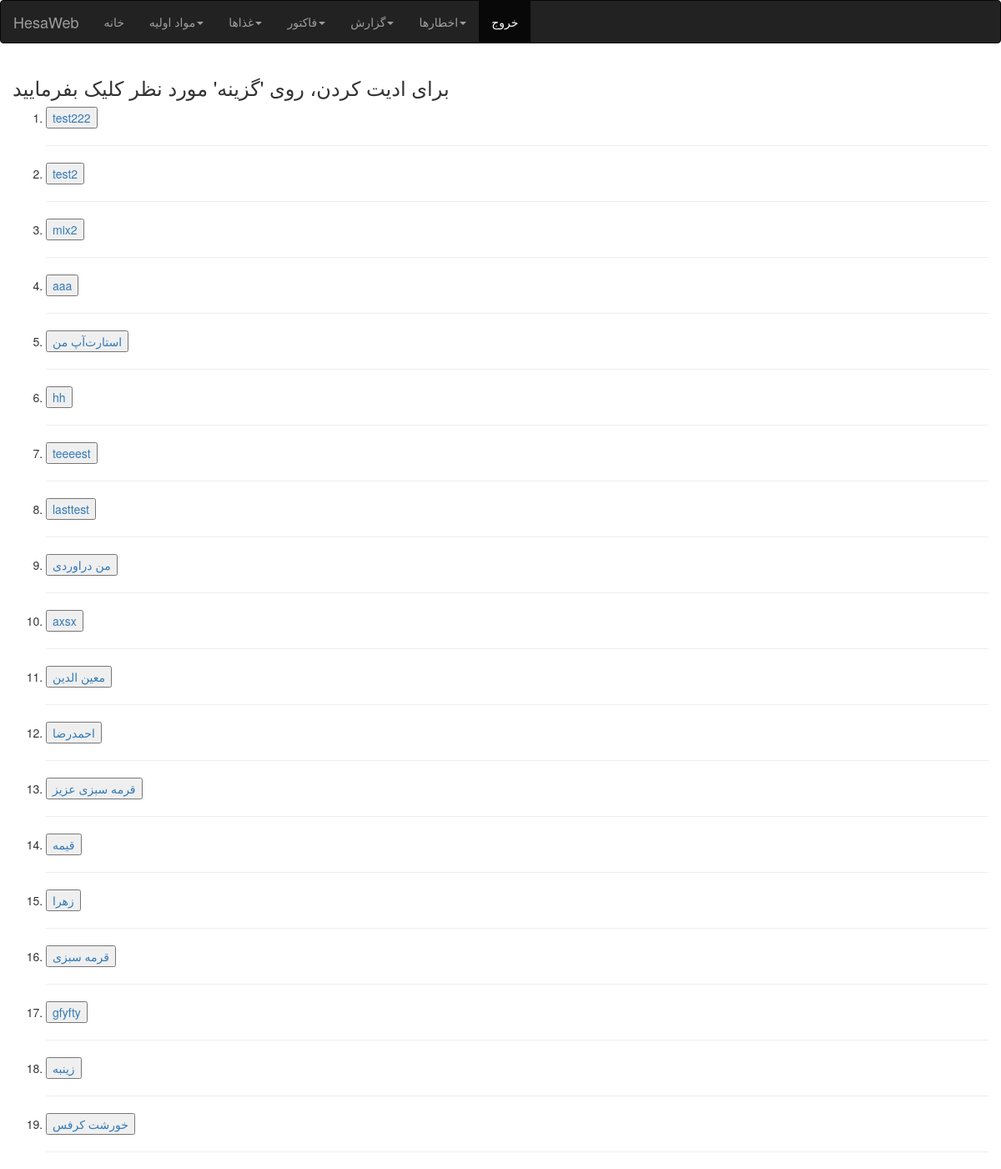
/all/kala (signed in), run on an earlier commit of the app's database.
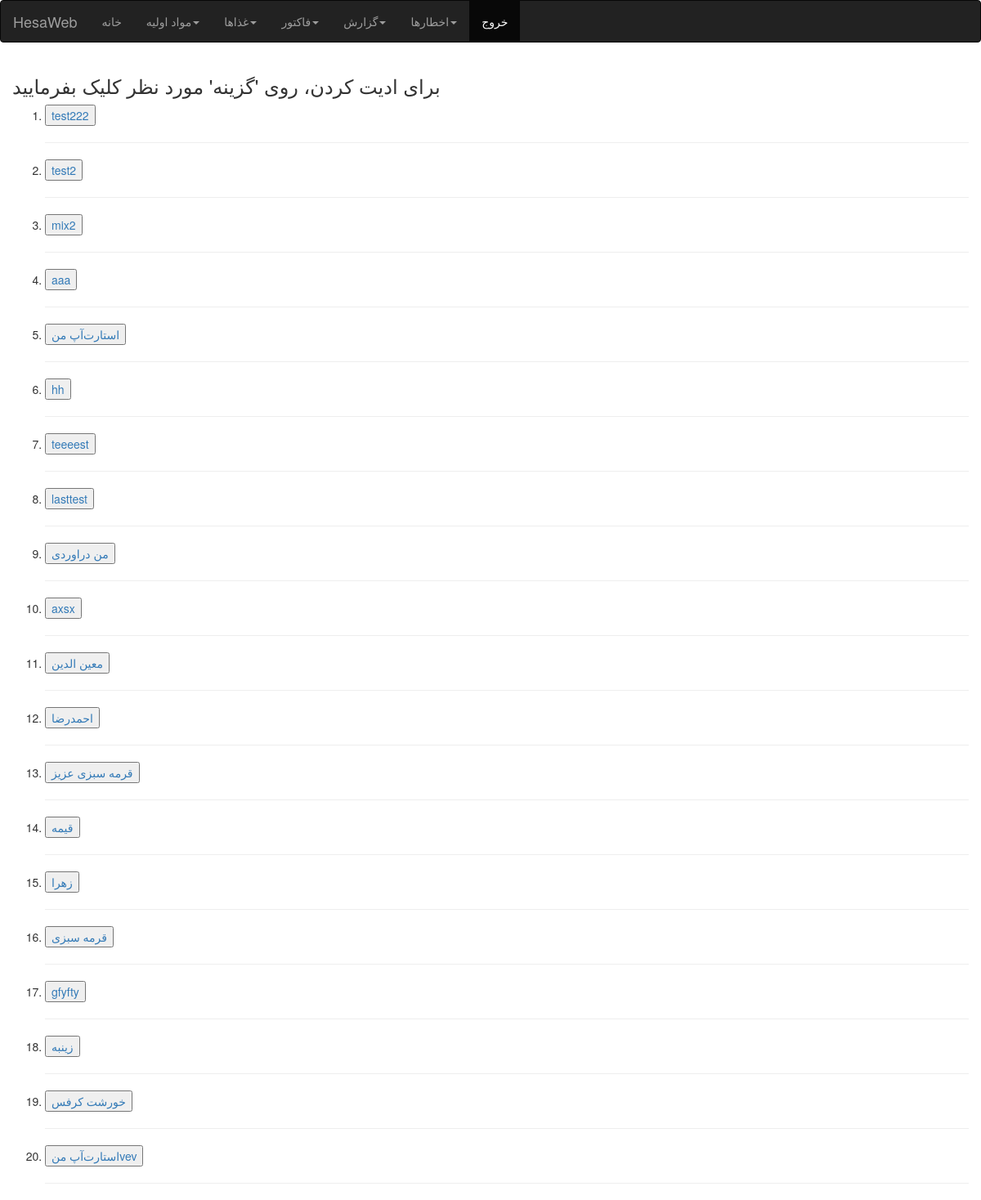
And on a later commit of the database.
### product/models.py (models this page shows)
class kala(models.Model):
    name = models.CharField(max_length=50)
    current_value_instorage = models.IntegerField(default=0)
    current_price = models.IntegerField(default=0)
    total_value = models.IntegerField(default=0)
    price_per_unit = models.IntegerField(blank = True)
    materials = JSONField()
    def __str__(self):
        return self.name

### product/views.py (the view)
# urls.py: path("all/<str:type>",views.all,name="all"),
@login_required
def all(request,type):
    if type == "kala":
        content = kala.objects.all()
        return render(request,"product/all.html",{"content":content , "title" : "کالاها" , "type":"alter"})
    elif type == "material":
        content = material.objects.all()
        return render(request,"product/all.html",{"content":content , "title" : "مواد اولیه" , "type":"edit" })
    elif type == "cart":
        content = cart.objects.all()
        return render(request,"product/all.html",{"content":content , "title" : "مواد اولیه" , "type":"remove" })
    elif type == "factor":
        content = fucktor.objects.all().order_by("-id")
        return render(request,"product/all.html",{"content":content , "title" : "فاکتورها"  , "type":"view" })
    elif type == "fcart":
        content = fcart.objects.all()
        return render(request,"product/all.html",{"content":content , "title" : "مواد اولیه" , "type":"removefcart" })

### product/templates/product/all.html (shortened to what this page needs)
{% extends 'base.html' %}
{% block body %}
    <h3>برای ادیت کردن، روی 'گزینه' مورد نظر کلیک بفرمایید</h3>
    <ol>
        {% for item in content %}
        <li>
            <button>
                <a href="/{{type}}/{{item.id}}">{{item}}
            </button>
        </li>
        <hr>
        {% endfor %}
    </ol>
{% endblock body %}

What changed in the data, as far as the page shows it:
added kala: name "استارت‌آپ منvev"
